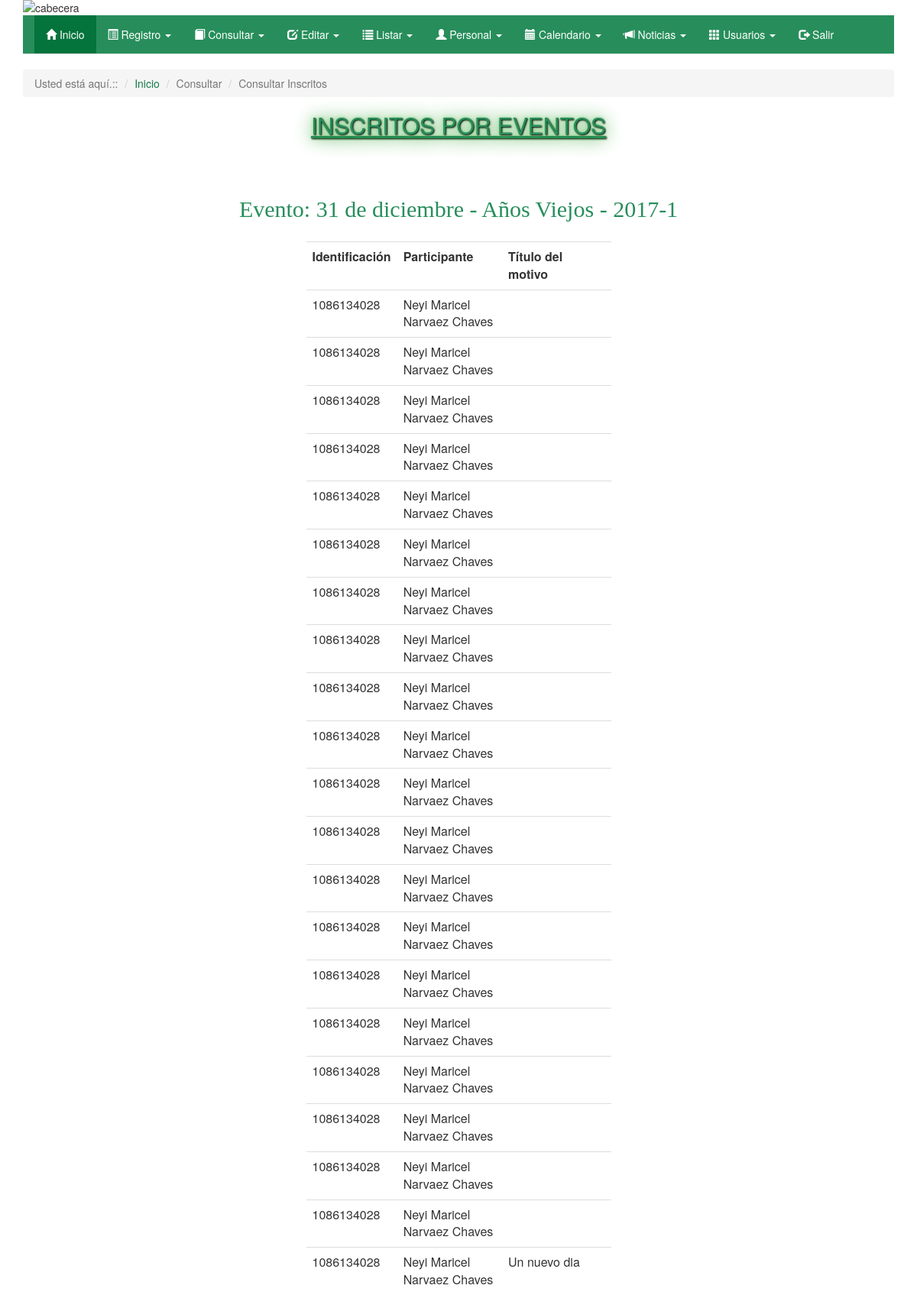
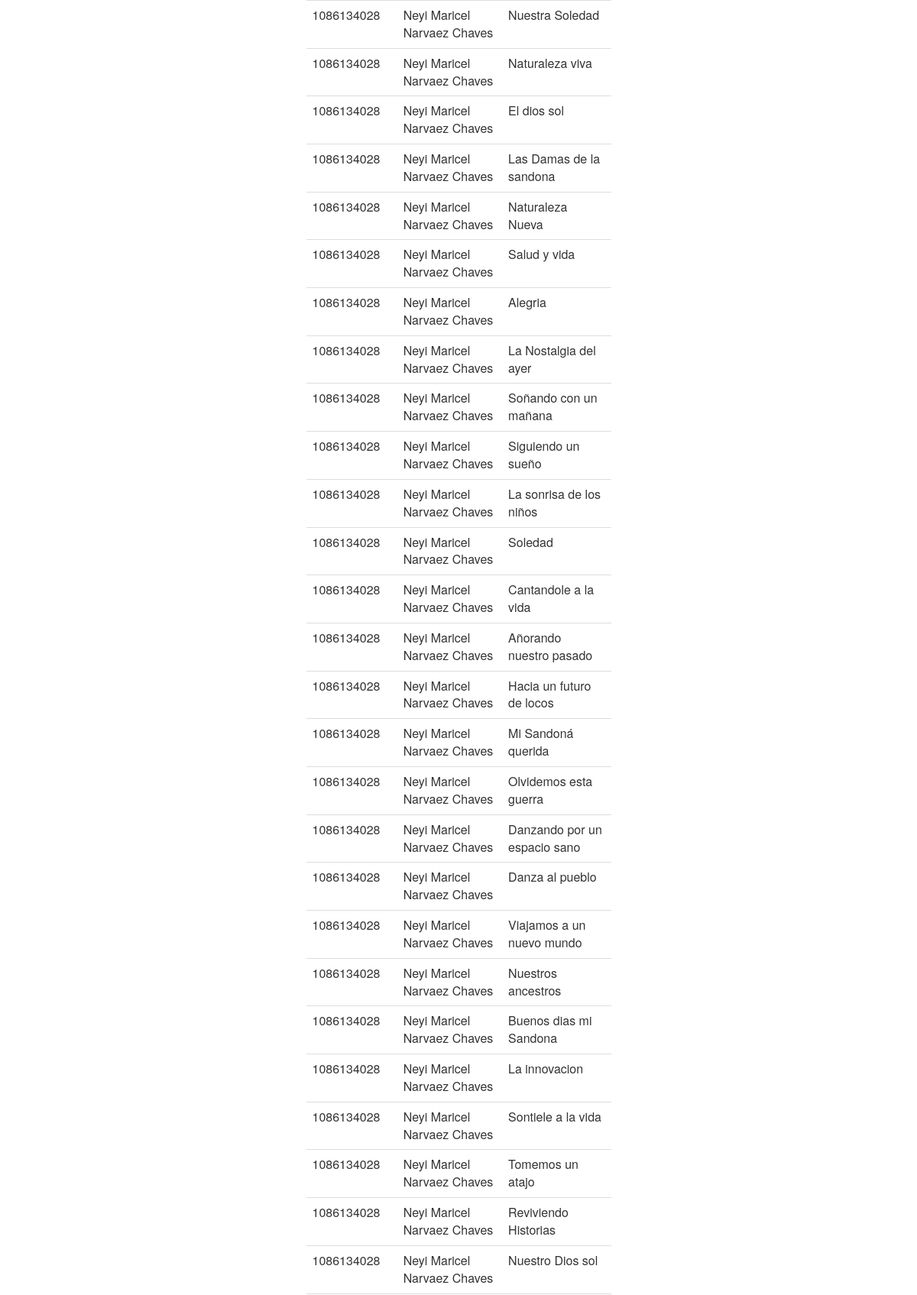
The page /admin/coninsevento02.php?ideven=101 (upper part) on the database its author committed (2 pictures, top to bottom).
### tables this page shows
CREATE TABLE IF NOT EXISTS `evento` (
  `codevento` varchar(5) NOT NULL,
  `codmodalidad` varchar(40) NOT NULL,
  `estado` varchar(30) DEFAULT NULL,
  `version` varchar(45) DEFAULT NULL,
  `fecha` date DEFAULT NULL,
  `valor` int(11) NOT NULL,
  `descripcion` varchar(200) NOT NULL
);

CREATE TABLE IF NOT EXISTS `tipoevento` (
  `codigo` varchar(8) NOT NULL,
  `nombre` varchar(50) DEFAULT NULL
);

CREATE TABLE IF NOT EXISTS `modalidad` (
  `codigomodalidad` varchar(8) NOT NULL,
  `nombremodalidad` varchar(50) NOT NULL,
  `tipoevento_codigo` varchar(8) NOT NULL
);

### admin/coninsevento02.php (the view, shortened to what this page needs)
    <br>
    <section>
        <div class="row">
            <section class="posts col-md-12">
                <div class="migas-de-pan">
                    <ol class="breadcrumb" id="miga">
                        <li class="active">Usted está aquí.::</li>
                        <li><a href="#">Inicio</a></li>
                        <li class="active">Consultar</li>
                        <li class="active">Consultar Inscritos</li>
                    </ol>
                </div>
                <div id="divIndex">
                    <h2 class="post-title">
                        <p class="titulos"><u>INSCRITOS POR EVENTOS</u></p><br>
                    </h2><br>
                        <?php
                            $ideven= $_GET['ideven'];
                            include("conecta.php");
                            $sql="select evento.codevento as codeve, evento.version, evento.estado, modalidad.nombremodalidad as nommod, tipoevento.nombre as nomtipo from evento, modalidad, tipoevento where evento.codevento = $ideven and modalidad.codigomodalidad = evento.codmodalidad and tipoevento.codigo = modalidad.tipoevento_codigo" ;
                            $vecdatos=mysqli_query($conexion, $sql);
                            if($reg=mysqli_fetch_array($vecdatos)){
                                ?>
                                <center><span class="letter-cs">Evento: <?php echo $reg['nomtipo']." - ".$reg['nommod']." - ".$reg['version']; ?></span></center><br>
                                <?php
                            }
                            $sql2="select inscripciones.idartesano, inscripciones.nmotivo, artesano.nombres, artesano.apellidos from inscripciones, artesano where inscripciones.codigo = $ideven and artesano.identificacion = inscripciones.idartesano" ;
                            echo "<center><table id='mitabla' class='table table-hover'><tr><th>Identificación</th><th>Participante</th><th>Título del motivo</th></tr>";
                                    $vecdatos2=mysqli_query($conexion, $sql2);
                                    while($reg2=mysqli_fetch_array($vecdatos2)){
                                        echo "<tr><td>".$reg2['idartesano']."</td>";
                                        echo "<td> ".$reg2['nombres']." ".$reg2['apellidos']."</td>";
                                        echo "<td> ".$reg2['nmotivo']."</td> </tr>";
                                        }
                                    echo "</table></center>";
                            ?>
                            <br>
                </div>
            </section>
        </div>
    </section>
</body>
</html>

### css/estilos.css (style rules this page uses)
.titulos { text-align: center; color: #278E5B; font-style: bold; text-shadow: 1px 1px 2px black, 0 0 25px green, 0 0 5px lightgreen; }
.letter-cs { color: #278E5B; font-family: "Times New Roman", Times, serif; font-style: oblique, bold; font-size: 30px; }
.navbar { margin-bottom: 0; }
.navbar-cs { background: #278e5b; border-color: #DDD; color: #ffffff; }
.navbar-inverse .navbar-nav>li>a { color: #ffffff; }
.navbar-inverse .navbar-nav>.active>a, .navbar-inverse .navbar-nav>.active>a:focus, .navbar-inverse .navbar-nav>.active>a:hover { color: #ffffff; background: #04733C; }
.navbar-inverse .navbar-collapse, .navbar-inverse .navbar-form { border-color: #FFFFFF; }
a { color: #177D4B; text-decoration: none; }
#mitabla { width: 60%; margin: auto; }
#miTabla { width: 35%; margin: auto; }

### rows shown on the page
evento: tipoevento.nombre "31 de diciembre", codmodalidad.nombremodalidad "Años Viejos", version "2017-1"

### other values the page prints
$reg2['idartesano'] "1086134028"
$reg2['nombres'] "Neyi Maricel"
$reg2['apellidos'] "Narvaez Chaves"
$reg2['nmotivo'] "Un nuevo dia"
$reg2['nmotivo'] "Nuestra Soledad"
$reg2['nmotivo'] "Naturaleza viva"
$reg2['nmotivo'] "El dios sol"
$reg2['nmotivo'] "Las Damas de la sandona"
$reg2['nmotivo'] "Naturaleza Nueva"
$reg2['nmotivo'] "Salud y vida"
$reg2['nmotivo'] "Alegria"
$reg2['nmotivo'] "La Nostalgia del ayer"
$reg2['nmotivo'] "Soñando con un mañana"
$reg2['nmotivo'] "Siguiendo un sueño"
$reg2['nmotivo'] "La sonrisa de los niños"
